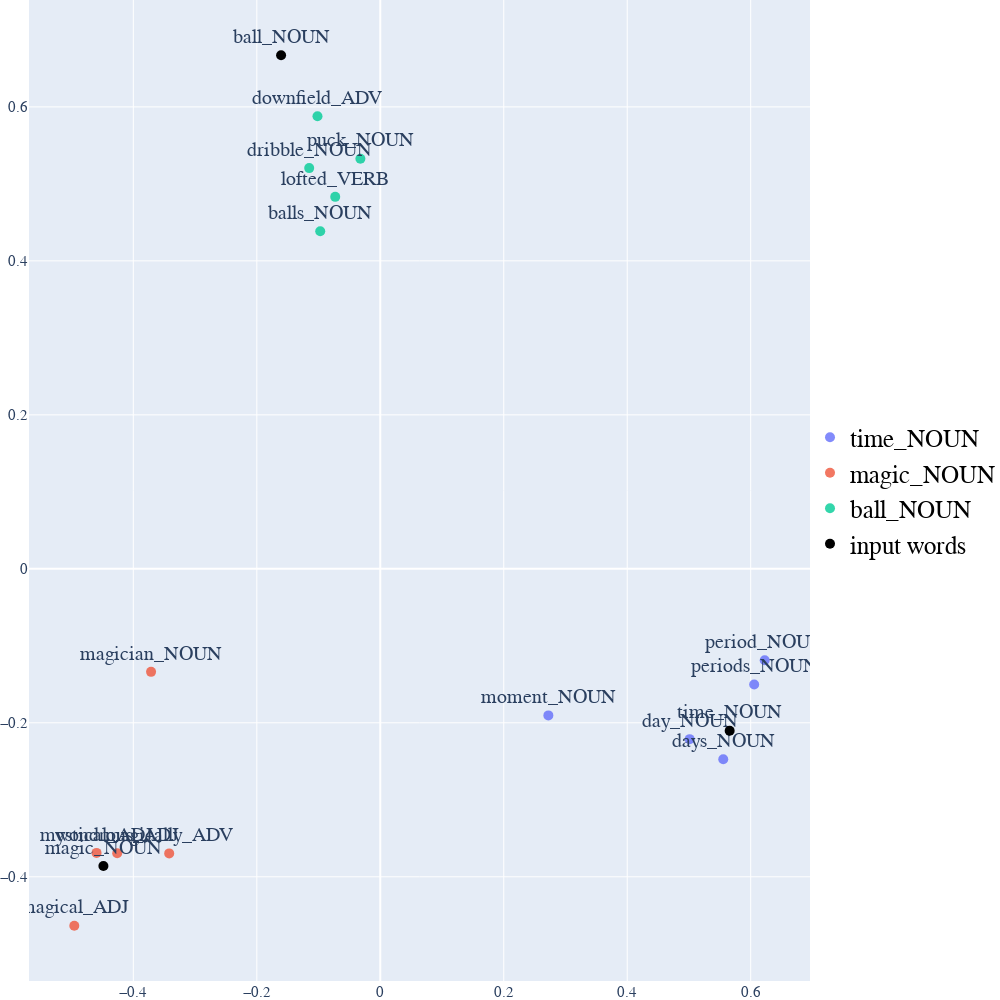

Write notebook code for a chart like this one.
### Markdown cell above
### Plotanje tehnikom PCA u 2 dimenzije:

### Code cell
def display_pca_scatterplot_2D(model, user_input=None, words=None, label=None, color_map=None, topn=5, sample=10):

    if words == None:
        if sample > 0:
            words = np.random.choice(list(model.vocab.keys()), sample)
        else:
            words = [ word for word in model.vocab ]
    
    word_vectors = np.array([model[w] for w in words])
    
    two_dim = PCA(random_state=0).fit_transform(word_vectors)[:,:2]
    data = []
    count = 0
    
    for i in range (len(user_input)):

                trace = go.Scatter(
                    x = two_dim[count:count+topn,0], 
                    y = two_dim[count:count+topn,1],  
                    text = words[count:count+topn],
                    name = user_input[i],
                    textposition = "top center",
                    textfont_size = 20,
                    mode = 'markers+text',
                    marker = {
                        'size': 10,
                        'opacity': 0.8,
                        'color': 2
                    }
       
                )
                
                data.append(trace)
                count = count+topn

    trace_input = go.Scatter(
                    x = two_dim[count:,0], 
                    y = two_dim[count:,1],  
                    text = words[count:],
                    name = 'input words',
                    textposition = "top center",
                    textfont_size = 20,
                    mode = 'markers+text',
                    marker = {
                        'size': 10,
                        'opacity': 1,
                        'color': 'black'
                    }
                    )
  
    data.append(trace_input)
    
# Configure the layout

    layout = go.Layout(
        margin = {'l': 0, 'r': 0, 'b': 0, 't': 0},
        showlegend=True,
        legend=dict(
        x=1,
        y=0.5,
        font=dict(
            family="Courier New",
            size=25,
            color="black"
        )),
        font = dict(
            family = " Courier New ",
            size = 15),
        autosize = False,
        width = 1000,
        height = 1000
        )


    plot_figure = go.Figure(data = data, layout = layout)
    plot_figure.show()
    
display_pca_scatterplot_2D(word_vectors, user_input, similar_word, labels, color_map)

### Figure 1 — Plotly figure (JSON) as saved in the notebook; plotly's stock layout.template omitted (floating-point values rounded to 4 significant figures)
{"data": [{"marker": {"color": 2, "opacity": 0.8, "size": 10}, "mode": "markers+text", "name": "time_NOUN", "text": ["day_NOUN", "moment_NOUN", "days_NOUN", "period_NOUN", "periods_NOUN"], "textfont": {"size": 20}, "textposition": "top center", "type": "scatter", "x": [0.5011, 0.2722, 0.5555, 0.6227, 0.6056], "y": [-0.2212, -0.1904, -0.2473, -0.1188, -0.1502]}, {"marker": {"color": 2, "opacity": 0.8, "size": 10}, "mode": "markers+text", "name": "magic_NOUN", "text": ["magical_ADJ", "magician_NOUN", "wondrous_ADJ", "magically_ADV", "mystical_ADJ"], "textfont": {"size": 20}, "textposition": "top center", "type": "scatter", "x": [-0.4956, -0.3713, -0.4262, -0.3419, -0.4596], "y": [-0.4635, -0.1338, -0.3695, -0.3696, -0.369]}, {"marker": {"color": 2, "opacity": 0.8, "size": 10}, "mode": "markers+text", "name": "ball_NOUN", "text": ["balls_NOUN", "downfield_ADV", "dribble_NOUN", "puck_NOUN", "lofted_VERB"], "textfont": {"size": 20}, "textposition": "top center", "type": "scatter", "x": [-0.09728, -0.1017, -0.1151, -0.03223, -0.07298], "y": [0.4384, 0.5877, 0.5205, 0.5327, 0.4831]}, {"marker": {"color": "black", "opacity": 1, "size": 10}, "mode": "markers+text", "name": "input words", "text": ["time_NOUN", "magic_NOUN", "ball_NOUN"], "textfont": {"size": 20}, "textposition": "top center", "type": "scatter", "x": [0.5659, -0.4485, -0.1607], "y": [-0.2103, -0.386, 0.667]}], "layout": {"autosize": false, "font": {"family": " Courier New ", "size": 15}, "height": 1000, "legend": {"font": {"color": "black", "family": "Courier New", "size": 25}, "x": 1, "y": 0.5}, "margin": {"b": 0, "l": 0, "r": 0, "t": 0}, "showlegend": true, "width": 1000}}
